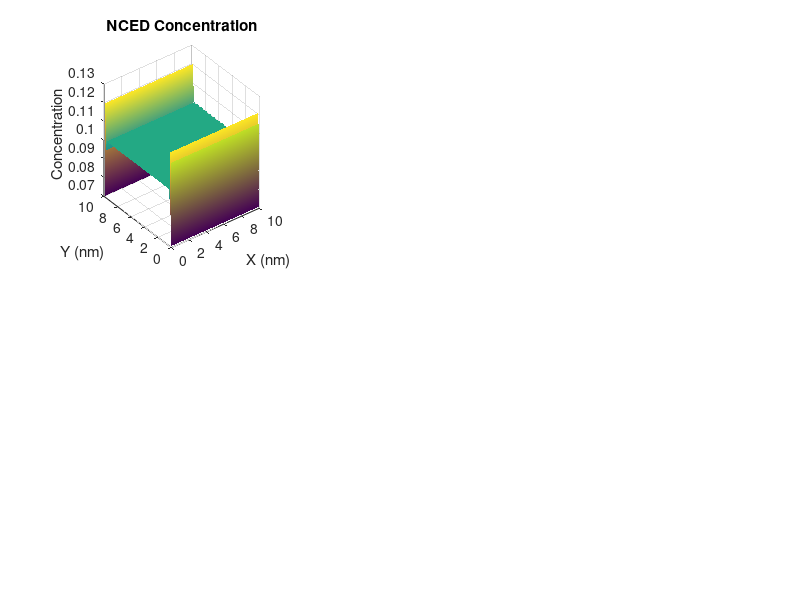

Write the MATLAB code that produced this figure. (Note: this script raises an error after producing the figure.)
function bac_behavior_nced_8_14
    % Model parameters
    params.L = 10;           % Space dimensions (L x L)
    params.dx = 0.1;         % Spatial step size
    params.dy = params.dx;   % Spatial step size (same as dx)
    params.dt = 0.01;        % Time step
    params.t_end = 100;      % Total simulation time

    % Diffusion coefficients
    params.D_nced = 0.1;     % Diffusion coefficient of NCED
    params.D_n = 0.05;       % Diffusion coefficient of nutrient

    % Rate constants
    params.k_p = 0.5;        % Rate constant for NCED production
    params.gamma_nced = 0.05;% Rate constant for NCED degradation
    params.k_n = 0.2;        % Rate constant for nutrient consumption
    params.rho = 0.1;        % Rate constant for bacterial death
    params.k_aba = 0.1;      % Rate constant for ABA synthesis from NCED

    % Bacterial movement parameters
    params.v = 10e-6;        % Average speed of bacteria
    params.sigma = 0.5;      % Standard deviation of random walk step size

    % Define chemotaxis function (example)
    chi = @(x,y) exp(-(x-params.L/2).^2 / (0.5*params.L)^2) .* exp(-(y-params.L/2).^2 / (0.5*params.L)^2); % Creates a peak at center

    % Initialize spatial grids
    [X,Y] = meshgrid(0:params.dx:params.L, 0:params.dy:params.L);

    % Initialize variables
    NCED = 0.1*ones(size(X)); % NCED concentration
    N = 2*ones(size(X));      % Nutrient concentration
    B = 0.1*ones(size(X));    % Bacterial density
    ABA = zeros(size(X));     % ABA concentration (initially zero)

    % Initial bacterial positions (random)
    B_x = rand(1000,1) * params.L;
    B_y = rand(1000,1) * params.L;

    % Pre-calculate Laplacian operator
    laplacian_operator = del2(eye(size(X)), params.dx) + del2(eye(size(Y)), params.dy);

   % Simulation loop
    for t = 0:params.dt:params.t_end
        % Solve diffusion equations for NCED and nutrient
        NCED = NCED + params.dt * (params.D_nced * laplacian_operator * NCED + params.k_p * B .* min(N, 1) - params.gamma_nced * NCED);
        N = N + params.dt * (params.D_n * laplacian_operator * N - params.k_n * B .* N .* (N > 0.1));

        % Update bacterial positions (biased movement)
        dx = randn(1000,1) * params.sigma;
        dy = randn(1000,1) * params.sigma;
        dx = dx + params.v * params.dt * chi(B_x, B_y) .* cos(atan2(dy, dx));
        dy = dy + params.v * params.dt * chi(B_x, B_y) .* sin(atan2(dy, dx));
        B_x = B_x + dx;
        B_y = B_y + dy;
        B_x = mod(B_x, params.L); % Wrap around edges
        B_y = mod(B_y, params.L);

        % Update bacterial density
        B = update_bacterial_density(B, B_x, B_y, params, laplacian_operator, N);

        % Update ABA concentration based on NCED presence
        ABA = ABA + params.dt * (params.k_aba * NCED - params.gamma_nced * ABA);

        % Visualize results in separate figures
        visualize_results(X, Y, NCED, B, N, B_x, B_y, ABA, params, t, 'data.csv');

        pause(0.1); % Optional pause for slower visualization
    end
end

% Define function to update bacterial density
function B = update_bacterial_density(B, B_x, B_y, params, laplacian_operator, N)
    for i = 1:numel(B_x)
        % Calculate grid indices (corrected clamping)
        x_idx = max(1, min(floor(B_x(i)/params.dx) + 1, size(B,1)));
        y_idx = max(1, min(floor(B_y(i)/params.dy) + 1, size(B,2)));

        % Increase density at the bacteria's position
        B(x_idx, y_idx) = B(x_idx, y_idx) + 1;
    end
    
    % Update bacterial density based on movement, production, and death
    B = B + params.dt * (params.D_n * laplacian_operator * B - params.k_n * B .^2 .* (N > 0.1) - params.rho * B);
end

function visualize_results(X, Y, NCED, B, N, B_x, B_y, ABA, params, t, filename)
    figure;
    
    subplot(2,3,1);
    surf(X, Y, NCED);
     shading interp;
    title('NCED Concentration');
    xlabel('X (nm)');
    ylabel('Y (nm)');
    zlabel('Concentration');
    colormap(parula); % lighter colormap
    
    subplot(2,3,2);
    surf(X, Y, B);
     shading interp;
    title('Bacterial Density');
    xlabel('X (nm)');
    ylabel('Y (nm)');
    zlabel('Density');
    colormap(parula); % lighter colormap
    
    subplot(2,3,3);
    surf(X, Y, N);
     shading interp;
    title('Nutrient Availability');
    xlabel('X (nm)');
    ylabel('Y (nm)');
    zlabel('Availability');
    colormap(parula); % lighter colormap
    
    subplot(2,3,4);
    surf(X, Y, ABA);
     shading interp;
    title('ABA Concentration');
    xlabel('X (nm)');
    ylabel('Y (nm)');
    zlabel('Concentration');
    colormap(parula); % lighter colormap
    
    % Plot bacterial trajectories
    hold on;
    scatter3(B_x(:), B_y(:), zeros(size(B_x(:))), 'r.'); % Plot initial positions
    for i = 1:size(B_x, 1)
        plot3(B_x(i, :), B_y(i, :), zeros(size(B_x(i, :))), 'b-'); % Plot trajectories
    end
    hold off;
    
    % Export data to CSV file
    data = [NCED(:), B(:), N(:), ABA(:)];
    writematrix(data,filename);
    
    pause(0.5);
end
